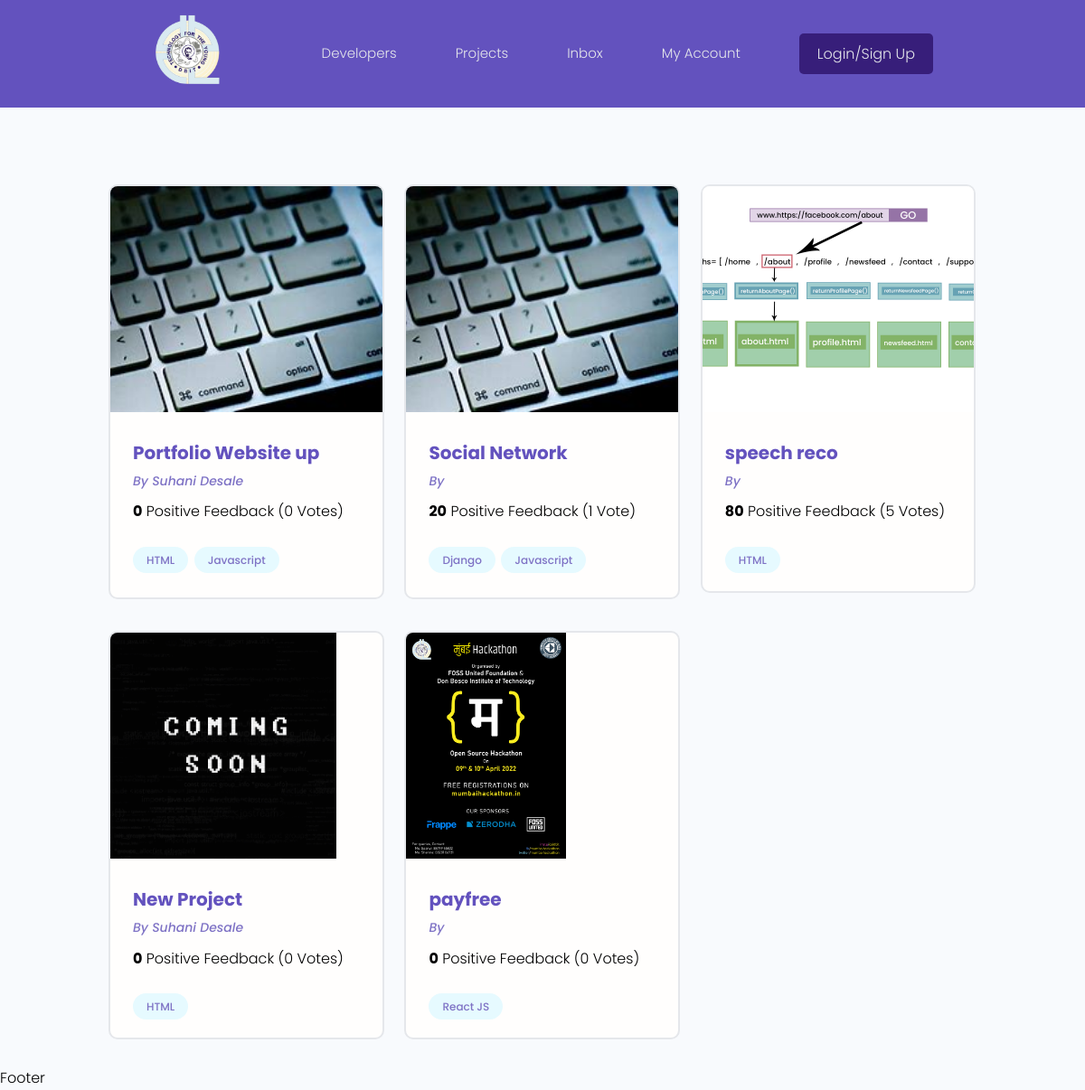
/projects/, run on the app's committed database.
### projects/models.py (models this page shows, shortened)
class Project(models.Model):
    owner = models.ForeignKey(Profile , null = True , blank = True , on_delete = models.SET_NULL)
    title = models.CharField(max_length=200)
    description = models.TextField(null=True, blank=True)
    featured_image = models.ImageField(null= True , blank=True,default = "default_project.jpg")
    demo_link = models.CharField(max_length=2000,null=True,blank=True)
    source_link = models.CharField(max_length=2000,null=True, blank=True)
    tags = models.ManyToManyField('Tag',blank = True)
    vote_total = models.IntegerField(default=0,null=True,blank= True)
    vote_ratio = models.IntegerField(default=0,null=True,blank= True)
    created = models.DateTimeField(auto_now_add=True)
    id = models.UUIDField(default=uuid.uuid4, unique=True,primary_key=True, editable=False)

class Tag(models.Model):
    name = models.CharField(max_length=200)
    created = models.DateTimeField(auto_now_add=True)
    id = models.UUIDField(default=uuid.uuid4, unique=True,primary_key=True, editable=False)
    def __str__(self):
        return self.name

### users/models.py (models this page shows, shortened)
class Profile(models.Model):
    user = models.OneToOneField(User ,on_delete= models.CASCADE , null=True , blank = True)
    name = models.CharField(max_length=200 ,blank=True , null = True)
    email = models.EmailField(max_length=500,blank=True , null = True)
    username = models.CharField(max_length=200 ,blank=True , null = True)
    location = models.CharField(max_length=200 ,blank=True , null = True)
    short_intro = models.CharField(max_length=500 ,blank=True , null = True)
    bio = models.TextField(blank=True , null = True)
    profile_image = models.ImageField(null = True , blank = True , upload_to = 'profiles/' , default = "profiles/profileimg_default.jpg")
    social_github = models.CharField(max_length=200 ,blank=True , null = True)
    social_linkedin = models.CharField(max_length=200 ,blank=True , null = True)
    social_twitter = models.CharField(max_length=200 ,blank=True , null = True)
    social_youtube = models.CharField(max_length=200 ,blank=True , null = True)
    social_website = models.CharField(max_length=200 ,blank=True , null = True)
    created = models.DateTimeField(auto_now_add=True)
    id = models.UUIDField(default=uuid.uuid4, unique=True,primary_key=True, editable=False)

### projects/views.py (the view)
# urls.py: path('projects/', include('projects.urls')),
def projects(request):
    projects = Project.objects.all()
    context ={ 'projects': projects}
    return render(request,'projects/projects.html',context)

### projects/templates/projects/projects.html
{% extends 'main.html' %}
{% block content %}
<main class="projects">
  <section class="projectsList">
    <div class="container">
      <div class="grid grid--three">
        {% for project in projects %}
        <div class="column">
          <div class="card project">
            <a href="{% url 'project' project.id %}" class="project">
              <img class="project__thumbnail" src="{{project.featured_image.url}}" alt="project thumbnail" />
              <div class="card__body">
                <h3 class="project__title">{{project.title}}</h3>
                <p><a class="project__author" href="{% url 'project' project.id %}">By {{project.owner.name}}</a></p>
                <p class="project--rating">
                  <span style="font-weight: bold;">{{project.vote_ratio}}</span> Positive
                  Feedback ({{project.vote_total}} Vote{{project.vote_total|pluralize:"s"}})
                </p>
                <div class="project__tags">
                  {% for tag in project.tags.all %}
                  <span class="tag tag--pill tag--main">
                    <small>{{tag}}</small>
                  </span>
                  {% endfor %}
                </div>
              </div>
            </a>
          </div>
        </div>
        {% endfor %}
      </div>
    </div>
  </section>
</main>
{% endblock content %}

### static/styles/app.css (style rules this page uses)
:root { --color-sub: #6352be; }
.card { border: 2px solid var(--color-light); }
img { width: 100%; }
.project__author { font-size: 1.4rem; font-style: italic; }
.project--rating { margin-bottom: 1.6em; margin-top: .5em; }
.projectsList { margin-top: 8rem; }
.project__thumbnail { height: 25rem; object-fit: cover; object-position: top center; }
.project__title { font-size: 2rem; font-weight: 700; color: var(--color-sub); }

### static/uikit/styles/modules/_variables.css (style rules this page uses)
:root { --color-main: #7e72c5; --color-main-light: #e6faff; --color-sub: #6352be; --color-sub-light: rgb(55,30,122); --color-sub-lighter: #ededfd; --color-text: black; --color-gray: #8b8b8b; --color-light: #e5e7eb; --color-light-gray: #767676; --color-bg: #f8fafd; --color-white: #fffefd; --color-white-light: #f3f3f3; --color-success: #359e64; --color-success-bg: #def8e8; --color-error: #fc4b0b; --color-error-bg: #fff2ee; --font-base: 'Poppins', arial, helvetica, 'Segoe UI', roboto, ubuntu, sans-serif; --font-monospace: 'Fira Code', 'Courier New', courier, monospace; --font-regular: 300; --font-medium: 500; --font-bold: 700; --generic-shadow: 1px 1px 5px #00000010; --generic-transition: all 0.3s ease-in-out; }

### static/uikit/styles/modules/_base.css (style rules this page uses)
* { margin: 0; padding: 0; box-sizing: border-box; text-rendering: optimizeLegibility; color: inherit; font-size: inherit; }
html { font-size: 50%; }
@media only screen and (min-width: 480px) { html { font-size: 56.25%; } }
@media only screen and (min-width: 1200px) { html { font-size: 62.5%; } }
body { line-height: 1.6; font-weight: 400; font-size: 1.5rem; color: black; background-color: var(--color-bg); min-height: 100vh; }

### static/uikit/styles/modules/_typography.css (style rules this page uses)
* { font-family: var(--font-base); }
h3 { font-size: 3.2rem; font-weight: var(--font-medium); }
p, span, strong { font-size: 1.6rem; color: var(--color-text); font-weight: var(--font-regular); }
a { padding-bottom: 2px; text-decoration: none; display: inline-block; color: var(--color-main); font-weight: var(--font-medium); }

### static/uikit/styles/modules/_utilities.css (style rules this page uses)
.container { width: 92%; max-width: 165rem; margin: 0 auto; box-sizing: border-box; }
@media screen and (min-width: 1000px) { .container { width: 90%; } }
@media screen and (min-width: 1200px) { .container { width: 80%; } }

### static/uikit/styles/modules/_card.css (style rules this page uses)
.card { border-radius: 1rem; background-color: var(--color-white); border: 1.5px solid var(--color-light); width: auto; height: auto; margin-top: 0.5rem; margin-bottom: 0.5rem; overflow: hidden; }
.card__body, .card__header { padding: 2rem 2.5rem; }

### static/uikit/styles/modules/_tag.css (style rules this page uses)
.tag { display: inline-flex; align-items: center; background-color: var(--color-sub); height: -webkit-fit-content; height: -moz-fit-content; height: fit-content; width: -webkit-fit-content; width: -moz-fit-content; width: fit-content; border-radius: 0.5rem; padding: 0.5rem 1.5rem; font-size: 1.2rem; cursor: pointer; }
.tag:not(:last-child) { margin-right: 0.25rem; margin-bottom: 0.75rem; }
.tag > small { color: var(--color-white); }
.tag--pill { border-radius: 5rem; }
.tag--main, .tag--main > small { background: var(--color-main-light); color: var(--color-main); font-weight: 500; }

### static/uikit/styles/modules/_grid.css (style rules this page uses)
.grid { display: flex; flex-wrap: wrap; justify-content: flex-start; align-items: stretch; }
.grid > .column { min-width: 28rem; margin-bottom: 2.5rem; }
.grid--three > .column { flex-basis: 100%; }
@media screen and (min-width: 800px) { .grid--three { margin-right: -2%; } }
@media screen and (min-width: 800px) { .grid--three > .column { margin-right: 2%; } }
@media screen and (min-width: 800px) { .grid--three > .column { flex-basis: 48%; } }
@media screen and (min-width: 1200px) { .grid--three { margin-right: -2.33%; } }
@media screen and (min-width: 1200px) { .grid--three > .column { margin-right: 2.33%; } }
@media screen and (min-width: 1200px) { .grid--three > .column { flex-basis: 31%; } }

### data on the page
Project: featured_image (placeholder picture), title "Portfolio Website up", owner.name "Suhani Desale", vote_ratio "0", vote_total "0"
Tag: name "HTML"
Tag: name "Javascript"
Project: featured_image (placeholder picture), title "Social Network", vote_ratio "20", vote_total "1"
Tag: name "Django"
Project: featured_image (picture), title "speech reco", vote_ratio "80", vote_total "5"
Project: featured_image (picture), title "New Project", owner.name "Suhani Desale", vote_ratio "0", vote_total "0"
Project: featured_image (picture), title "payfree", vote_ratio "0", vote_total "0"
Tag: name "React JS"
